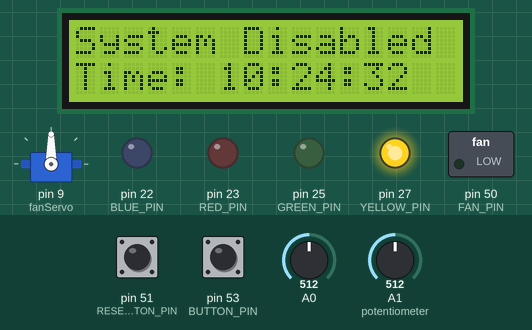
Bench run of a sketch on a simulated Arduino Mega 2560, built with avr-gcc and run on an emulated ATmega2560. On the bench: 16×2 character LCD, servo, switched loads named in the sketch (green lamp = pin HIGH), output pins drawn as LEDs (lit = HIGH). Wiring (inferred from the names in the program): DS1307 clock at I2C address 0x68. The inputs (shaded band) are chosen by the test bench; at power-on: pin 53 (BUTTON_PIN) HIGH, pin 51 (RESET_BUTTON_PIN) HIGH, A0 = 512, A1 (potentiometer) = 512. The local clock reads 2024-03-15 10:24:30 at power-on unless the sketch sets it; what the sketch prints to the serial monitor is not drawn.

Above: at 5.0 s.
5.1 s: pin 53 (BUTTON_PIN) pulled LOW for 0.15 s
At 6.3 s:
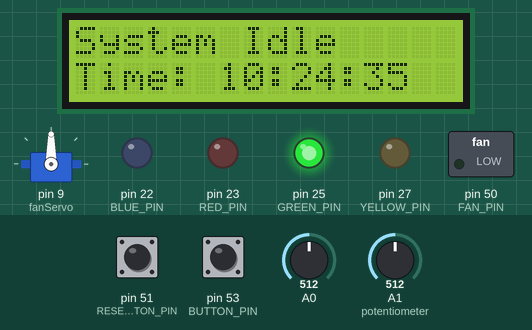
6.7 s: pin 53 (BUTTON_PIN) pulled LOW for 1 s
At 7.5 s:
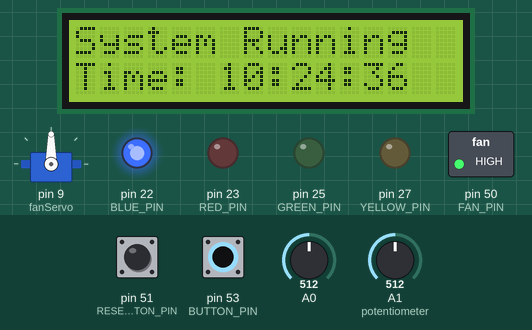
9.2 s: pin 53 (BUTTON_PIN) pulled LOW for 0.15 s
At 10.7 s:
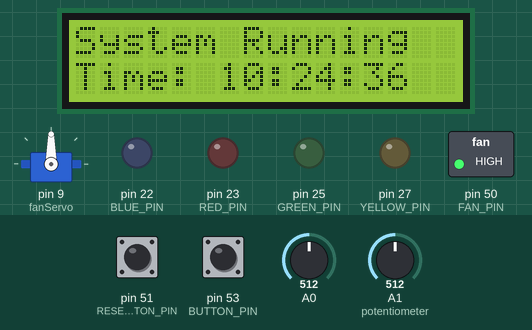
Timing chart, 0 to 12.6 s (numbered marks = the images above; inputs shaded):
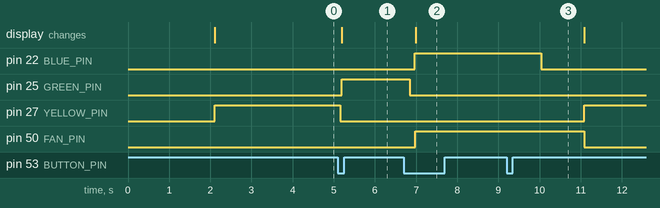

The sketch:

RevisedFinalProjectCode.ino
```cpp
// LIBRARIES
#include <avr/io.h>
#include <avr/interrupt.h>
#include <util/delay.h>
#include <stdio.h>
#include <LiquidCrystal.h>
#include <Wire.h>
#include <Servo.h>  // Include Servo library

// MACROS & PIN MAPPING
#define BUTTON_PIN PB0        // Digital pin 53 (START/STOP BUTTON)
#define RESET_BUTTON_PIN PB2  // Digital pin 51 (RESET BUTTON)
#define YELLOW_PIN PA5        // Digital pin 27
#define GREEN_PIN PA3         // Digital pin 25
#define RED_PIN PA1           // Digital pin 23
#define BLUE_PIN PA0          // Digital pin 22

#define FAN_PIN PB3           // New fan motor pin (Digital pin 49)

#define YELLOW_ON PORTA |= (1 << PORTA5);
#define YELLOW_OFF PORTA &= ~(1 << PORTA5);
#define GREEN_ON PORTA |= (1 << PORTA3);
#define GREEN_OFF PORTA &= ~(1 << PORTA3);
#define RED_ON PORTA |= (1 << PORTA1);
#define RED_OFF PORTA &= ~(1 << PORTA1);
#define BLUE_ON PORTA |= (1 << PORTA0);
#define BLUE_OFF PORTA &= ~(1 << PORTA0);
#define FAN_ON PORTB |= (1 << PORTB3);  // Turn on fan
#define FAN_OFF PORTB &= ~(1 << PORTB3);  // Turn off fan

// GLOBAL VARIABLES
volatile bool START_STOP_button_flag = false; // Start/Stop button flag
volatile bool reset_button_flag = false;      // Reset button flag
const int RS = 11, EN = 12, D4 = 2, D5 = 3, D6 = 4, D7 = 5; // LCD PINS
LiquidCrystal lcd(RS, EN, D4, D5, D6, D7); // LCD object

// Create a Servo object
Servo fanServo;

// ENUMS
typedef enum {
  DISABLED,  // System is off
  IDLE,      // System is idle, monitoring sensors
  ERROR,     // Error state
  RUNNING    // Fan motor running
} cooler_state_t;

cooler_state_t current_state = DISABLED;  // Initial state

// RTC Time Variables
int seconds, minutes, hours, day, month, year;

// FUNCTION DECLARATIONS
void button_init();
int waterLevelSensor();
void uart_init();
void uart_print(const char *str);
void uart_putchar(char c);
void adc_init();
uint16_t adc_read(uint8_t channel);
void turn_off_all_leds();
void update_lcd(const char *message);
bool rtc_init();
void read_time();
void print_time();
int bcdToDec(byte val);
byte decToBcd(int val);

// MAIN FUNCTION
int main(void) {
  // Initialize peripherals
  uart_init();
  adc_init();
  button_init();
  Wire.begin();  // Initialize I2C for RTC

  lcd.begin(16, 2);
  lcd.clear();
  lcd.setCursor(0, 0);
  lcd.print("System Init...");
  _delay_ms(2000);
  lcd.clear();

  // Initialize RTC
  if (!rtc_init()) {
    lcd.setCursor(0, 0);
    lcd.print("RTC Init Fail");
    uart_print("RTC Init Fail\n");
    while (1);  // Stop if RTC is not initialized
  }

  // Initialize Servo Motor on pin 9
  fanServo.attach(9); // Attach servo to pin 9

  // Initialize Fan Motor Pin
  DDRB |= (1 << FAN_PIN);  // Set FAN_PIN as output

// Main loop
while (1) {
  switch (current_state) {
    case DISABLED:
      turn_off_all_leds();
      update_lcd("System Disabled");
      uart_print("Currently Disabled\n");
      YELLOW_ON
      FAN_OFF  // Turn off fan in DISABLED state
      while (current_state == DISABLED) {
        if (START_STOP_button_flag) {
          YELLOW_OFF
          START_STOP_button_flag = false;
          current_state = IDLE; // Transition to IDLE state
        }
        _delay_ms(10);  // Small delay for button press detection
      }
      break;

    case IDLE:
      turn_off_all_leds();
      uart_print("Currently Idle\n");
      update_lcd("System Idle");
      GREEN_ON
      FAN_OFF  // Turn off fan in IDLE state

      while (current_state == IDLE) {
        if (START_STOP_button_flag) {
          START_STOP_button_flag = false;
          GREEN_OFF
          current_state = RUNNING;  // Transition to RUNNING state
        }
        if (reset_button_flag) {
          reset_button_flag = false;
          current_state = DISABLED;  // Transition to DISABLED state
        }
        _delay_ms(100);  // Debounce delay for button press detection
      }
      break;

    case ERROR:
      turn_off_all_leds();
      update_lcd("ERROR: LOW WATER");
      uart_print("Error: Low Water Level\n");
      RED_ON
      FAN_OFF  // Turn off fan in ERROR state
      while (current_state == ERROR) {
        if (START_STOP_button_flag) {
          RED_OFF
          START_STOP_button_flag = false;
          current_state = DISABLED;  // Transition to DISABLED state
        }
        _delay_ms(100);
        if (reset_button_flag) {
          reset_button_flag = false;
          RED_OFF
          current_state = IDLE;  // Transition to IDLE state
        }
      }
      break;

    case RUNNING:
      turn_off_all_leds();
      update_lcd("System Running");
      BLUE_ON
      uart_print("System Running\n");
      FAN_ON  // Turn on fan in RUNNING state

      while (current_state == RUNNING) {
        // Control the servo using the potentiometer
        int potValue = analogRead(A1); // Read potentiometer value (0-1023)
        int angle = map(potValue, 0, 1023, 0, 180); // Map it to servo angle (0-180)
        fanServo.write(angle); // Set servo position

        // Wait for button press to change state from RUNNING
        if (START_STOP_button_flag) {
          BLUE_OFF
          START_STOP_button_flag = false;
          current_state = DISABLED;  // Transition to DISABLED state if START pressed in RUNNING
        }

        // Check water level and transition to ERROR if necessary
        if (waterLevelSensor() < 50) {
          BLUE_OFF
          current_state = ERROR;  // Transition to ERROR if water level is low
        }

        // Handle reset button for RUNNING state (transition to IDLE)
        if (reset_button_flag) {
          reset_button_flag = false;
          BLUE_OFF
          current_state = IDLE;  // Transition to IDLE state if RESET pressed
        }

        _delay_ms(1000);
      }
      break;

    default:
      break;
    }
  }
}
// FUNCTION IMPLEMENTATIONS

void turn_off_all_leds() {
  YELLOW_OFF
  GREEN_OFF
  RED_OFF
  BLUE_OFF
}

void update_lcd(const char *message) {
  lcd.clear();
  lcd.setCursor(0, 0);
  lcd.print(message);  // Display the system state message
  print_time();        // Display the time on the LCD
}

void print_time() {
  // Fetch the current time
  read_time();
  // Format the time string
  char time_str[9];
  snprintf(time_str, sizeof(time_str), "%02d:%02d:%02d", hours, minutes, seconds);

  // Display the formatted time on the second row of the LCD
  lcd.setCursor(0, 1);
  lcd.print("Time: ");
  lcd.print(time_str);

  // Send the time over UART for serial monitoring
  uart_print("Time: ");
  uart_print(time_str);
  uart_print("\n");
}

void button_init() {
  // Initialize START/STOP button
  DDRB &= ~(1 << BUTTON_PIN);       // Set BUTTON_PIN as input
  PORTB |= (1 << BUTTON_PIN);       // Enable pull-up resistor
  PCICR |= (1 << PCIE0);            // Enable pin change interrupt for PCINT0-PCINT7
  PCMSK0 |= (1 << PCINT0);          // Enable interrupt for BUTTON_PIN

  // Initialize RESET button
  DDRB &= ~(1 << RESET_BUTTON_PIN); // Set RESET_BUTTON_PIN as input
  PORTB |= (1 << RESET_BUTTON_PIN); // Enable pull-up resistor
  PCMSK0 |= (1 << PCINT2);          // Enable interrupt for RESET_BUTTON_PIN

  sei(); // Enable global interrupts

  // Initialize LEDs
  DDRA |= (1 << YELLOW_PIN);
  DDRA |= (1 << GREEN_PIN);
  DDRA |= (1 << RED_PIN);
  DDRA |= (1 << BLUE_PIN);
}

int waterLevelSensor() {
  uint16_t water_level = adc_read(0);  // Read ADC channel 0 (A0)
  char buffer[10];
  itoa(water_level, buffer, 10);  // Convert integer to string
  uart_print(buffer);             // Print water level value
  uart_print("\n");
  return water_level;
}

void uart_init() {
  unsigned int ubrr = 103;  // 9600 baud rate for 16MHz clock
  UBRR0H = (unsigned char)(ubrr >> 8);
  UBRR0L = (unsigned char)ubrr;
  UCSR0B = (1 << TXEN0);                   // Enable transmitter
  UCSR0C = (1 << UCSZ01) | (1 << UCSZ00);  // 8 data bits, 1 stop bit, no parity
}

void uart_putchar(char c) {
  while (!(UCSR0A & (1 << UDRE0)));
  UDR0 = c;
}

void uart_print(const char *str) {
  while (*str) {
    uart_putchar(*str++);
  }
}

void adc_init() {
  ADMUX = (1 << REFS0);                                // Use AVcc as reference
  ADCSRA = (1 << ADEN) | (1 << ADPS2) | (1 << ADPS1);  // Enable ADC, prescaler 64
}

uint16_t adc_read(uint8_t channel) {
  ADMUX = (ADMUX & 0xF0) | (channel & 0x0F);  // Mask channel bits
  ADCSRA |= (1 << ADSC);                      // Start conversion
  while (ADCSRA & (1 << ADSC));
  return ADC;
}

bool rtc_init() {
  // Try to communicate with the DS1307 RTC
  Wire.beginTransmission(0x68); // DS1307 address
  if (Wire.endTransmission() != 0) {
    // RTC not responding
    return false;
  }

  // If RTC is in reset mode, set the time
  read_time();
  return true;
}

void read_time() {
  Wire.beginTransmission(0x68);
  Wire.write(0x00); // Start reading at the seconds register
  Wire.endTransmission();

  Wire.requestFrom(0x68, 7); // Read 7 bytes (Seconds, Minutes, Hours, Day, Date, Month, Year)

  seconds = bcdToDec(Wire.read() & 0x7F);  // Mask out the 7th bit
  minutes = bcdToDec(Wire.read());
  hours = bcdToDec(Wire.read() & 0x3F);  // Mask out the 6th bit (24-hour mode)
  day = bcdToDec(Wire.read());
  month = bcdToDec(Wire.read());
  year = bcdToDec(Wire.read());
}

int bcdToDec(byte val) {
  return ((val / 16 * 10) + (val % 16));
}

byte decToBcd(int val) {
  return ((val / 10 * 16) + (val % 10));
}

// ISR for START/STOP Button
ISR(PCINT0_vect) {
  if (!(PINB & (1 << BUTTON_PIN))) {    // Check if button is pressed
    _delay_ms(50);                      // Debounce
    if (!(PINB & (1 << BUTTON_PIN))) {
      START_STOP_button_flag = true;    // Set the button flag
    }
  }
}

// ISR for RESET Button
ISR(PCINT2_vect) {
  if (!(PINB & (1 << RESET_BUTTON_PIN))) {    // Check if RESET button is pressed
    _delay_ms(50);                          // Debounce
    if (!(PINB & (1 << RESET_BUTTON_PIN))) {
      reset_button_flag = true;        // Set the reset flag
    }
  }
}
```

Measured:
- after the input at 5.1 s, pin 25 (GREEN_PIN): LOW → HIGH after 0.10 s; pin 27 (YELLOW_PIN): HIGH → LOW after 0.05 s; the display: changes after 0.10 s (image 1)
- after the input at 6.7 s, pin 22 (BLUE_PIN): LOW → HIGH after 0.27 s; pin 25 (GREEN_PIN): HIGH → LOW after 0.15 s; pin 50 (FAN_PIN): LOW → HIGH after 0.28 s; the display: changes after 0.29 s (image 2)
- after the input at 9.2 s, pin 22 (BLUE_PIN): HIGH → LOW after 0.84 s; pin 27 (YELLOW_PIN): LOW → HIGH after 1.9 s; pin 50 (FAN_PIN): HIGH → LOW after 1.9 s
